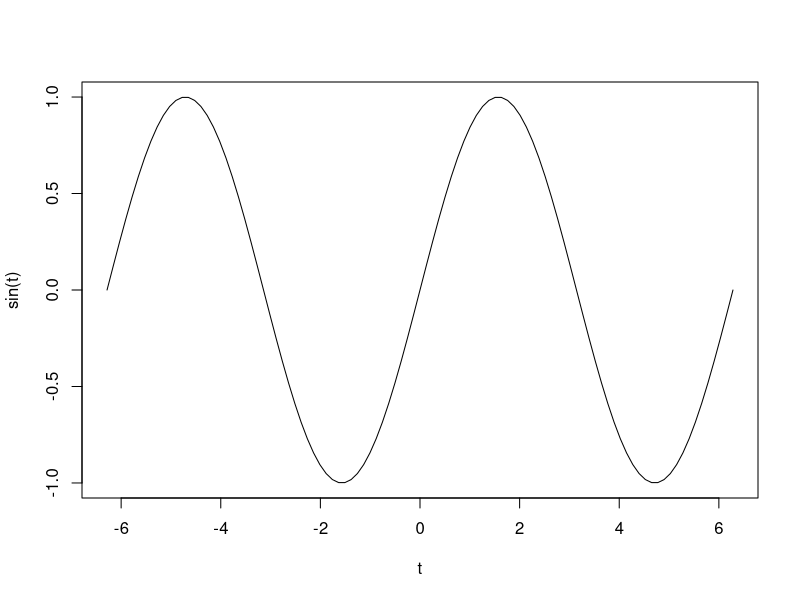
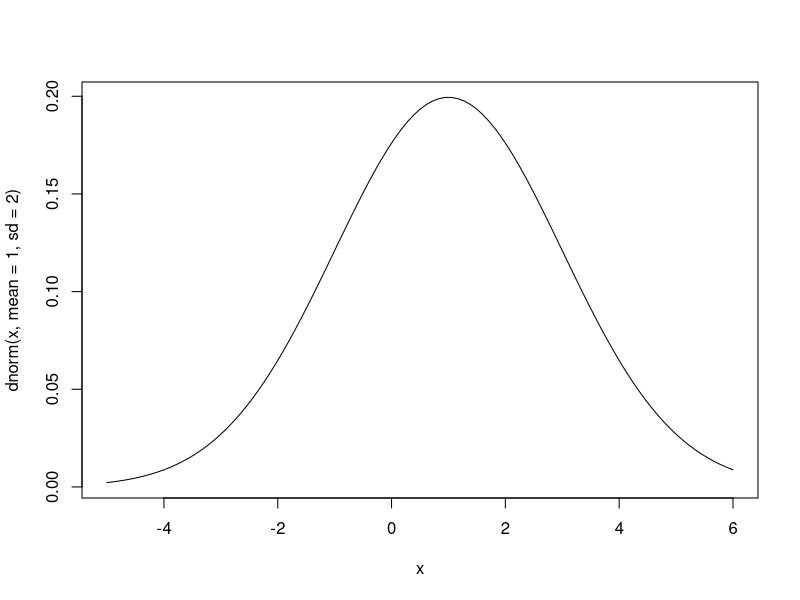
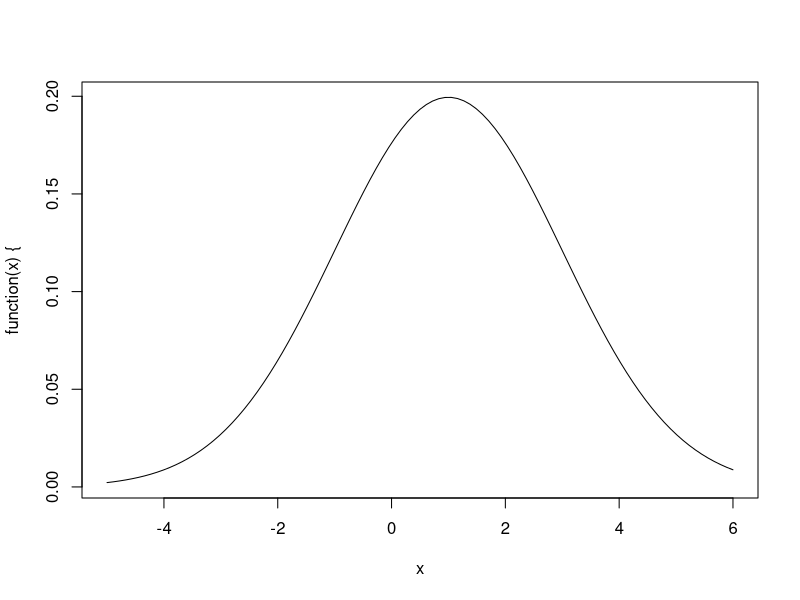
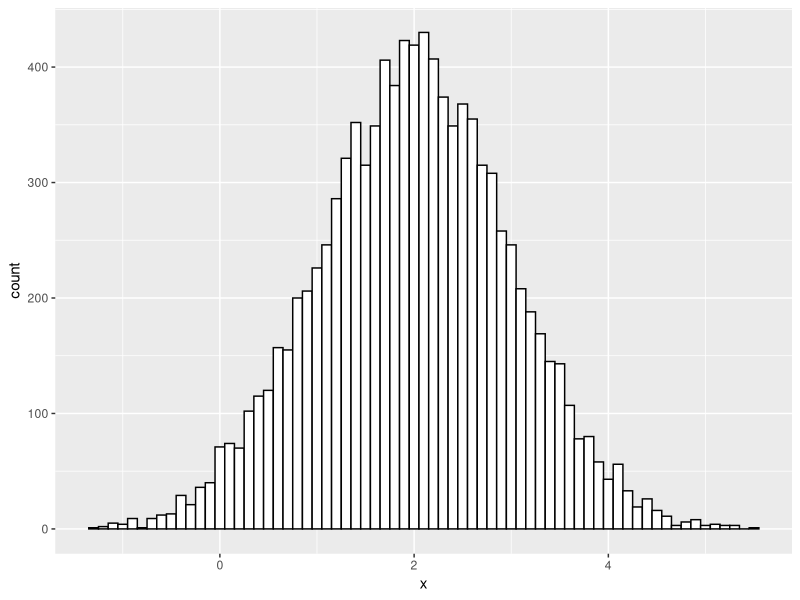

Write the R code that produced these figures, in order.
## ---- chunk 1
curve(sin, -2*pi, 2*pi, xname = "t")
## ---- chunk 2
curve(dnorm(x,mean=1,sd=2),-5,6)
## ---- chunk 3
 plot(function(x) {dnorm(x,mean =1,sd=2)},-5,6)
## ---- chunk 4
library(ggplot2)
x <- rnorm(10000,2,1)
df <- data.frame(x=x)
ggplot(df,aes(x)) +
  geom_histogram(binwidth = 0.1,color="black",fill="white")
## ---- chunk 5
x <- c(1:100, 1000)
boxplot.stats(x)
## ---- chunk 6
expand.grid(height = seq(60, 80, 5), 
            weight = seq(100, 300, 50),
              sex = c("Male","Female"))
## ---- chunk 7
url <- "https://cran.r-project.org/src/contrib/Archive/tidyverse/tidyverse_1.3.1.tar.gz"
install.packages(url, type="source", repo=NULL)

